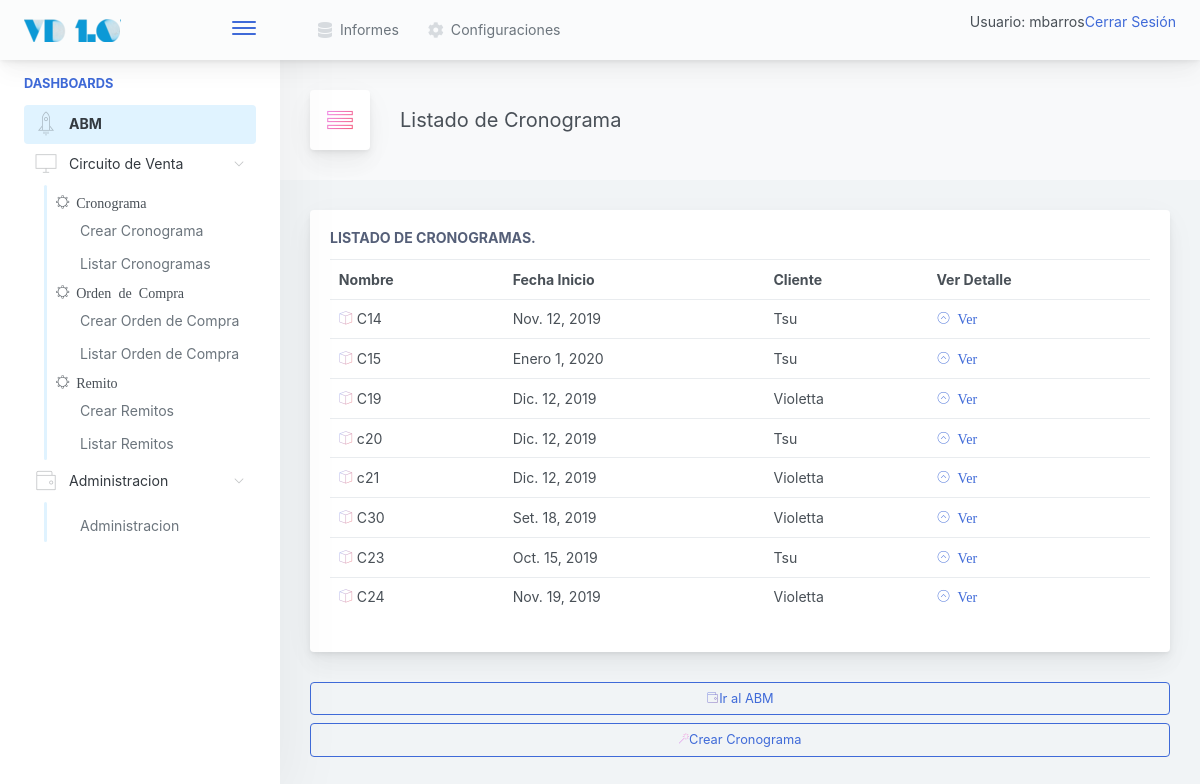
The page /venta/cronograma/listar/ (signed in) on the database its author committed.
### venta/models.py (models this page shows)
class Cronograma(models.Model):
	nombre  		= models.CharField(max_length=20, unique=True)
	cliente 		= models.ForeignKey(Cliente, null=False, blank=False, on_delete=models.CASCADE)
	fecha_inicio 	= models.DateField(null=True, blank=True)
	def __str__(self):
		return self.nombre

### gral/models.py (models this page shows)
class Cliente(models.Model):
    razon_social      = models.CharField(max_length=150, unique=True)
    nombre_corto      = models.CharField(max_length=25, unique=True)
    cuit              = models.CharField(max_length=15, unique=True)
    direccion_fiscal  = models.CharField(max_length=250)
    direccion_entrega = models.CharField(max_length=250)
    condicion_iva     = models.CharField(max_length=100, blank=False, default='Responsable Inscripto')
    observaciones     = models.TextField(blank=True)
    def __str__(self):
        return self.nombre_corto

### venta/views.py (the view)
# urls.py: path('cronograma/listar/', CronogramaList.as_view(), name='CronogramaList'),
class CronogramaList(LoginRequiredMixin, ListView):
	model = Cronograma

### inicio/templates/venta/cronograma_list.html
{% extends '../base.html' %}
{%  block cuerpo %}
<div class="app-page-title">
<div class="page-title-heading">
   <div class="page-title-icon">
                                        <i class="pe-7s-menu icon-gradient bg-ripe-malin">
                                        </i>
                                    </div>
<div>Listado de Cronograma</div>
                                    </div>
</div>
    {% if object_list %}
<div class="main-card mb-3 card">
	<div class="card-body">
	<h5 class="card-title">Listado de cronogramas.</h5>
		<table class="table table-hover table-fixed">
		  <tr>
		    <th>Nombre</th>
		    <th>Fecha Inicio</th>
		    <th>Cliente</th>
		    <th>Ver Detalle</th>
		  </tr>
		      {% for cronograma in object_list %}
		   <tr>
		      <td><i class="pe-7s-box2 icon-gradient bg-amy-crisp">
		        </i>
		        {{cronograma}}
		      </td>
		      <td>
		        {{cronograma.fecha_inicio }}
		      </td>
		      <td>
		        {{cronograma.cliente}}
		      </td>
		      <td>
			      <a href="{% url 'venta:CronogramaDetail' pk=cronograma.id %}">
			      	<i class="pe-7s-angle-up-circle">
			      			Ver
			      	</i>
			      </a>
		      </td>
		    </tr>
		      {% endfor %}
		    {% else %}
		      <p>No hay registros para mostrar.</p>
		    {% endif %}
		</table>
	</div>
</div>
<a href="{% url 'inicio:abm' %}">
<button class="mb-2 mr-2 btn-transition btn btn-outline-primary btn-block">
		<i class="pe-7s-wallet icon-gradient bg-plum-plate"></i>Ir al ABM
</button>
</a>
<a href="{% url 'venta:CronogramaCreate' %}">
<button class="mb-2 mr-2 btn-transition btn btn-outline-primary btn-block">
		<i class="pe-7s-magic-wand icon-gradient bg-mixed-hopes"></i>Crear Cronograma
</button>
</a>
{% endblock %}

### inicio/templates/base.html (shortened to what this page needs)
{% load static %}
<!doctype html>
<html lang="en">
<head>
<link href="{% static 'css/main.css'%}" rel="stylesheet"></head>
<body>
    {% if user.is_authenticated %}
            <div class="app-container app-theme-white body-tabs-shadow fixed-sidebar fixed-header">
    {% else %}
        <div class="app-container app-theme-white body-tabs-shadow fixed-sidebar fixed-header closed-sidebar">
    {% endif %}
        <div class="app-header header-shadow">
            <div class="app-header__logo">
                <div class="logo-src"></div>
                <div class="header__pane ml-auto">
                    <div>
                        <button type="button" class="hamburger close-sidebar-btn hamburger--elastic" data-class="closed-sidebar">
                            <span class="hamburger-box">
                                <span class="hamburger-inner"></span>
                            </span>
                        </button>
                    </div>
                </div>
            </div>
                <div class="app-header__content">
                <div class="app-header-left">
                                               {% if user.is_authenticated %}
                    <ul class="header-menu nav">
                        <li class="nav-item">
                            <a href="javascript:void(0);" class="nav-link">
                                <i class="nav-link-icon fa fa-database"> </i>
                                Informes
                            </a>
                        </li>
                        <li class="dropdown nav-item">
                            <a href="{% url 'configuraciones:configuraciones' %}" class="nav-link">
                                <i class="nav-link-icon fa fa-cog"></i>
                                Configuraciones
                            </a>
                        </li>
                    </ul>
                 {% endif %}
                 </div>
                <div class="app-header-right">
                    <div class="header-btn-lg pr-0">
                        <div class="widget-content p-0">
                            <div class="widget-content-wrapper">
                                <div class="widget-content-left">
                                    <div class="btn-group">
    {% if user.is_authenticated %}
     <p>Usuario:  {{ user.get_username }}</p>
     <p><a href="{% url 'logout'%}?next={{request.path}}">Cerrar Sesión</a></p>
   {% else %}
     <p><a href="{% url 'login'%}?next={{request.path}}">Ingresar</a></p>
   {% endif %}
                                    </div>
                                </div>
                            </div>
                        </div>
                    </div>        </div>
            </div>
        </div>
               <div class="app-main">
                <div class="app-sidebar sidebar-shadow">
                        <div class="scrollbar-sidebar">
                        <div class="app-sidebar__inner">
                            {% if user.is_authenticated %}
                            <ul class="vertical-nav-menu">
                                <li class="app-sidebar__heading">Dashboards</li>
                                  <li>
                                     <a href="{% url 'inicio:abm' %}" class="mm-active">
                                        <i class="metismenu-icon pe-7s-rocket"></i>
                                        ABM
                                    </a>
                                </li>
                                <li>
                                    <a href="#">
                                        <i class="metismenu-icon pe-7s-monitor"></i>
                                        Circuito de Venta
                                        <i class="metismenu-state-icon pe-7s-angle-down caret-left"></i>
                                    </a>
                                    <ul>
                                    	<li><i class="pe-7s-settings">  Cronograma</i></li>
                                        <li>
                                            <a href="{% url 'venta:CronogramaCreate' %}">
                                                Crear Cronograma
                                            </a>
                                        </li>
                                         <li>
                                            <a href="{% url 'venta:CronogramaList' %}">
                                                Listar Cronogramas
                                            </a>
                                        </li>
                                    	<li><i class="pe-7s-settings">  Orden de Compra</i></li>
                                         <li>
                                            <a href="{% url 'venta:OrdenCompraCompleto' %}">
                                                Crear Orden de Compra
                                            </a>
                                        </li>
                                        <li>
                                            <a href="{% url 'venta:OrdenCompraList' %}">
                                                Listar Orden de Compra
                                            </a>
                                        </li>
                                    	<li><i class="pe-7s-settings">  Remito</i></li>
                                          <li>
                                            <a href="{% url 'venta:RemitoCrear' %}">
                                                Crear Remitos
                                            </a>
                                        </li>
                                        <li>
                                            <a href="{% url 'venta:RemitoListar' %}">
                                                Listar Remitos
                                            </a>
                                        </li>
                                    </ul>
                                                                    <li>
                                    <a href="#">
                                        <i class="metismenu-icon pe-7s-wallet"></i>
                                        Administracion
                                        <i class="metismenu-state-icon pe-7s-angle-down caret-left"></i>
                                    </a>
                                    <ul>
                                        <li>
                                            <a href="{% url 'admin:index' %}">
                                                Administracion
                                            </a>
                                        </li>
                                        </ul>
                                </li>
                            </ul>
                            {% endif %}
                        </div>
                    </div>
                </div>    <div class="app-main__outer">
                <div class="app-main__inner">
                                            {% if user.is_authenticated %}
			{% block cuerpo %}
			{% endblock %}
			{% else %}
			{% block sesion%}
			{% endblock %}
			{% endif %}
			</div>
    </div>
        </div>
    </div>
<script type="text/javascript" src="{% static 'css/assets/scripts/main.js' %}"></script></body>
</html>

### rows shown on the page
Cronograma: nombre "C14", fecha_inicio "Nov. 12, 2019", cliente "Tsu"
Cronograma: nombre "C15", fecha_inicio "Enero 1, 2020", cliente "Tsu"
Cronograma: nombre "C19", fecha_inicio "Dic. 12, 2019", cliente "Violetta"
Cronograma: nombre "c20", fecha_inicio "Dic. 12, 2019", cliente "Tsu"
Cronograma: nombre "c21", fecha_inicio "Dic. 12, 2019", cliente "Violetta"
Cronograma: nombre "C30", fecha_inicio "Set. 18, 2019", cliente "Violetta"
Cronograma: nombre "C23", fecha_inicio "Oct. 15, 2019", cliente "Tsu"
Cronograma: nombre "C24", fecha_inicio "Nov. 19, 2019", cliente "Violetta"

### other values the page prints
{{ user.get_username }} "mbarros"
